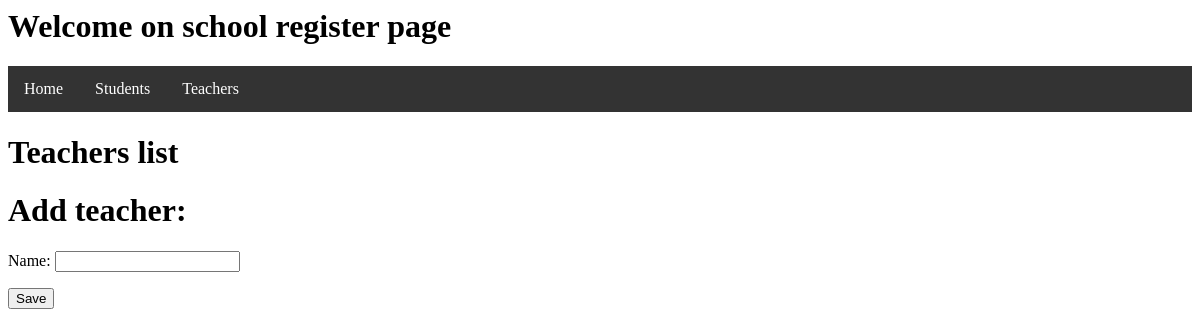
Before: /teachers/ with the older database file.
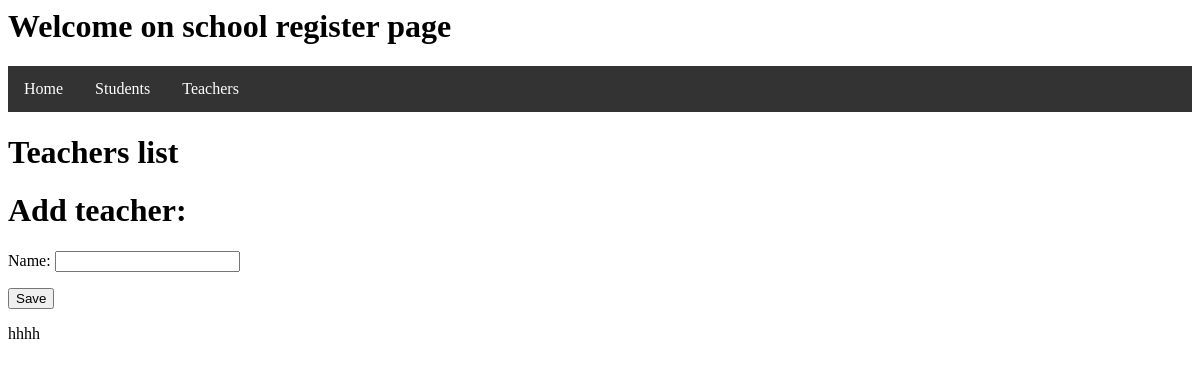
After: the same page with the newer database file.
### school/models.py (models this page shows, shortened)
class Teacher(models.Model):
    name = models.CharField(max_length=100)
    description = models.CharField(max_length=250, default="")

### school/views.py (the view)
# urls.py: path("teachers/", views.teachers, name="teachers"),
def teachers(request):
    teachers = Teacher.objects.order_by("name")
    if request.method == "POST":
        form = AddTeacherForm(request.POST)
        if form.is_valid():
            form.save()
            return redirect("teachers")
    else:
        form = AddTeacherForm()
    return render(request, "teachers.html", {"form": form, "teachers": teachers})

### school/forms.py
class AddTeacherForm(forms.ModelForm):
    class Meta:
        model = Teacher
        fields = ("name",)

### templates/teachers.html (shortened to what this page needs)
{% extends "home.html" %}
{% block content %}
    <div>
        <h1>Teachers list</h1>
    </div>
    <h1>Add teacher:</h1>
    <form method="POST" >
        {{ form.as_p }}
        <button type="submit" class="save btn btn-default">Save</button>
    </form>
    {% for teacher in teachers %}
    <div>
        <p>{{ teacher.name }} </p>
    </div>
    {% endfor %}
{% endblock %}

Changed rows visible on the page:
added Teacher: name "hhhh"
